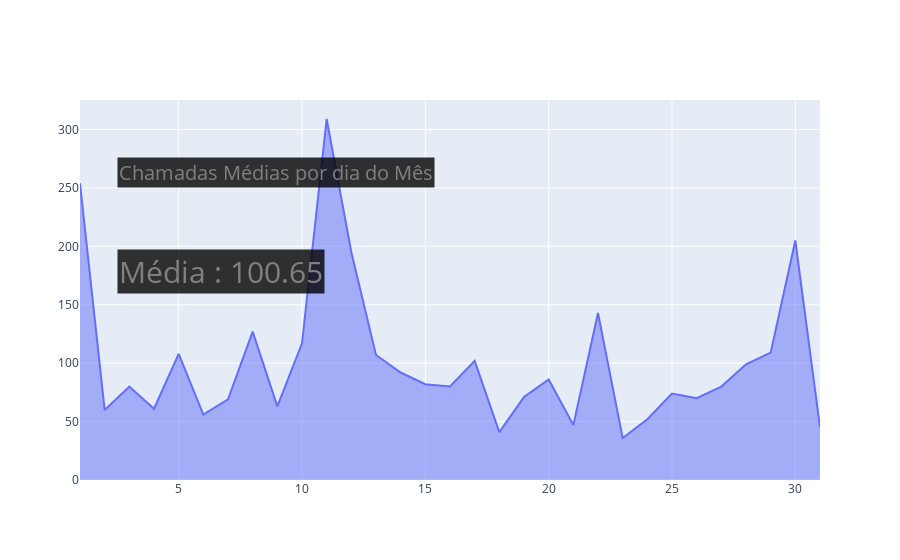

Notebook code cell kept with this figure:
### Code cell
fig2.add_annotation(text='Chamadas Médias por dia do Mês',
        xref="paper", yref="paper",
        font=dict(
            size=20,
            color='gray'
            ),
        align="center", bgcolor="rgba(0,0,0,0.8)",
        x=0.05, y=0.85, showarrow=False)
fig2.add_annotation(text=f"Média : {round(df2['Chamadas Realizadas'].mean(), 2)}",
        xref="paper", yref="paper",
        font=dict(
            size=30,
            color='gray'
            ),
        align="center", bgcolor="rgba(0,0,0,0.8)",
        x=0.05, y=0.55, showarrow=False)

### Figure 1 — Plotly figure (JSON) as saved in the notebook; plotly's stock layout.template omitted (floating-point values rounded to 4 significant figures)
{"data": [{"fill": "tonexty", "mode": "lines", "type": "scatter", "x": [1, 2, 3, 4, 5, 6, 7, 8, 9, 10, 11, 12, 13, 14, 15, 16, 17, 18, 19, 20, 21, 22, 23, 24, 25, 26, 27, 28, 29, 30, 31], "y": [254, 60, 80, 61, 108, 56, 69, 127, 63, 117, 309, 195, 107, 92, 82, 80, 102, 41, 71, 86, 47, 143, 36, 52, 74, 70, 80, 99, 109, 205, 45]}], "layout": {"annotations": [{"align": "center", "bgcolor": "rgba(0,0,0,0.8)", "font": {"color": "gray", "size": 20}, "showarrow": false, "text": "Chamadas Médias por dia do Mês", "x": 0.05, "xref": "paper", "y": 0.85, "yref": "paper"}, {"align": "center", "bgcolor": "rgba(0,0,0,0.8)", "font": {"color": "gray", "size": 30}, "showarrow": false, "text": "Média : 100.65", "x": 0.05, "xref": "paper", "y": 0.55, "yref": "paper"}]}}
